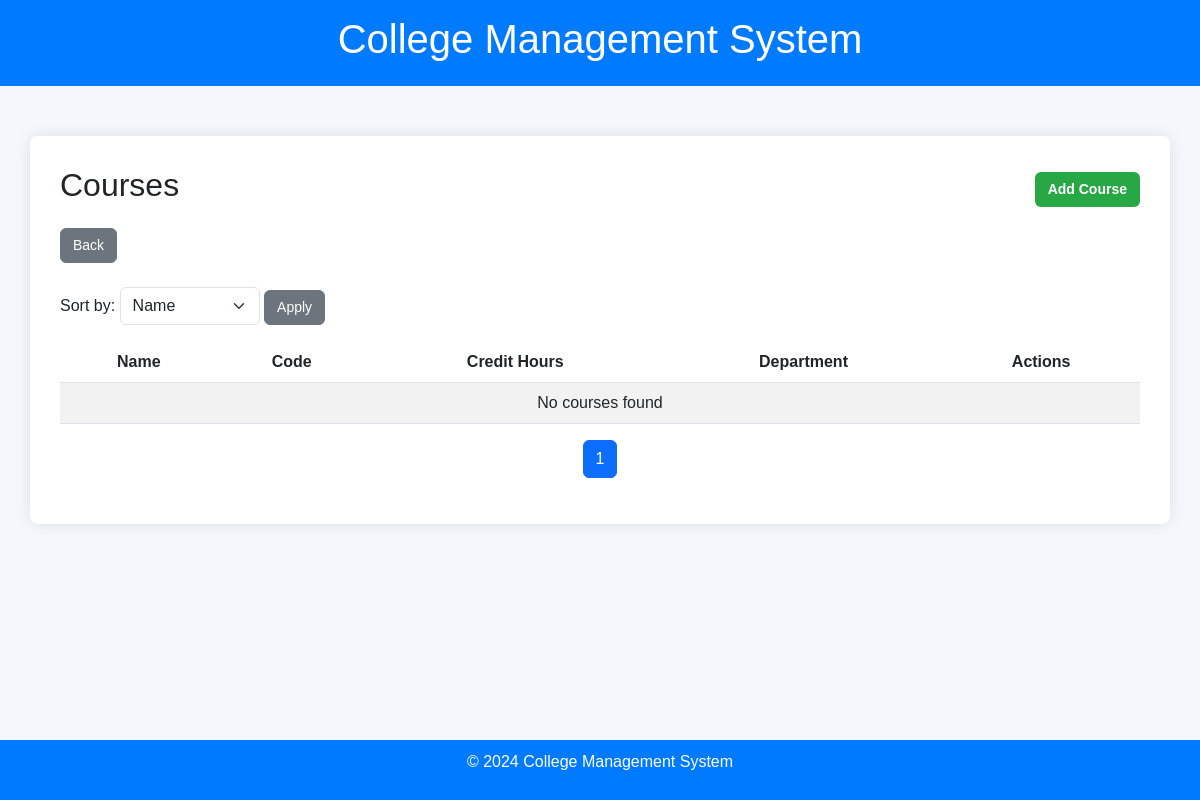
The page /courses/ (signed in) on the database as committed earlier.
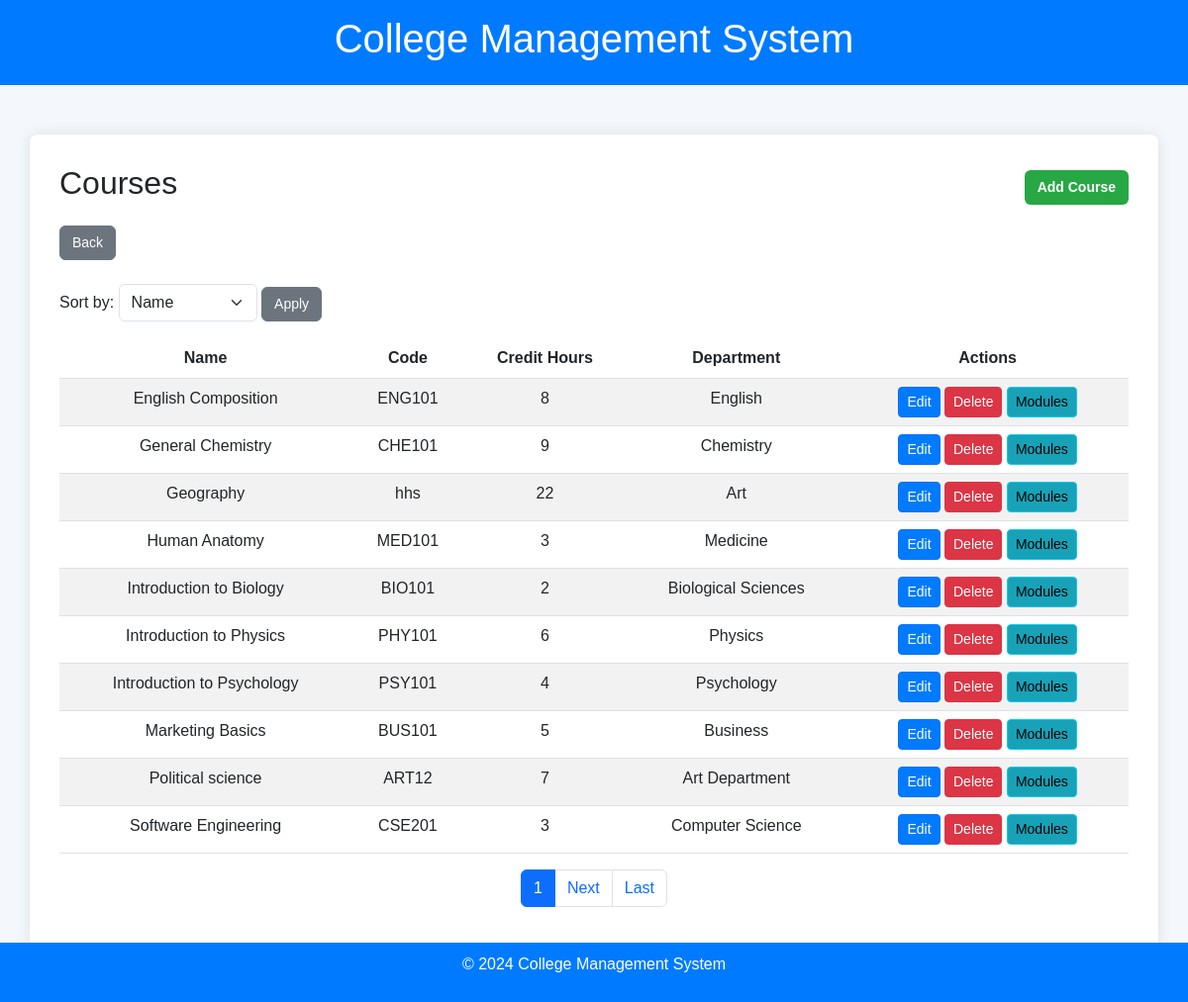
The same page on the database as committed later.
### core/models.py (models this page shows, shortened)
class Courses(models.Model):
    name = models.CharField(max_length=255)
    code = models.CharField(max_length=20, unique=True)
    description = models.TextField(blank=True)
    credit_hours = models.IntegerField()
    duration_weeks = models.IntegerField()
    department = models.CharField(max_length=100)  # Can be replaced with a ForeignKey to a Department model

### core/views.py (the view)
# urls.py: path('courses/', views.course_list, name='course_list'),
@staff_member_required
def course_list(request):
    department = apps.get_model('core', 'Department')
    search_query = request.GET.get('search', '')
    sort_field = request.GET.get('sort', 'name')  # Default sorting by name
    page_number = request.GET.get('page', 1)  # Default to the first page
    courses = Courses.objects.all()
    if search_query:
        courses = courses.filter(
            Q(name__icontains=search_query) |
            Q(code__icontains=search_query) |
            Q(department__name__icontains=search_query)  # Ensure department is a ForeignKey
        )
    valid_sort_fields = ['name', 'code', 'credit_hours', 'department__name']
    if sort_field in valid_sort_fields:
        courses = courses.order_by(sort_field)
    paginator = Paginator(courses, 10)
    courses_page = paginator.get_page(page_number)
    return render(request, 'courses/course_list.html', {
        'courses': courses_page,
        'search_query': search_query,
        'sort_field': sort_field,
    })

### core/templates/courses/course_list.html (shortened to what this page needs)
<!DOCTYPE html>
<html lang="en">
<head>
    <link href="https://cdn.jsdelivr.net/npm/bootstrap@5.3.0-alpha1/dist/css/bootstrap.min.css" rel="stylesheet">
</head>
<body>
    <header>
        <div class="container">
            <h1>College Management System</h1>
        </div>
    </header>
    <div class="container content-section">
        <div class="course-table">
            <div class="d-flex justify-content-between align-items-center mb-3">
                <h2 class="text-center">Courses</h2>
                <a href="{% url 'add_course' %}" class="btn add-course-btn">Add Course</a>
            </div>
            <div class="mb-3">
                <a href="javascript:history.back()" class="btn btn-secondary">Back</a>
            </div>
            <form method="GET" class="mb-3">
                <div class="mt-2">
                    <label for="sort" class="form-label">Sort by:</label>
                    <select name="sort" id="sort" class="form-select w-auto d-inline-block">
                        <option value="name" {% if request.GET.sort == "name" %}selected{% endif %}>Name</option>
                    </select>
                    <button type="submit" class="btn btn-secondary">Apply</button>
                </div>
            </form>
            <table class="table table-striped">
                <thead>
                    <tr>
                        <th>Name</th>
                        <th>Code</th>
                        <th>Credit Hours</th>
                        <th>Department</th>
                        <th>Actions</th>
                    </tr>
                </thead>
                <tbody>
                    {% for course in courses %}
                    <tr>
                        <td>{{ course.name }}</td>
                        <td>{{ course.code }}</td>
                        <td>{{ course.credit_hours }}</td>
                        <td>{{ course.department }}</td>
                        <td>
                            <a href="{% url 'edit_course' course.id %}" class="btn btn-primary btn-sm">Edit</a>
                            <a href="{% url 'delete_course' course.id %}" class="btn btn-danger btn-sm">Delete</a>
                            <a href="{% url 'module_list' course.id %}" class="btn btn-info btn-sm">Modules</a>
                        </td>
                    </tr>
                    {% empty %}
                    <tr>
                        <td colspan="5" class="text-center">No courses found</td>
                    </tr>
                    {% endfor %}
                </tbody>
            </table>
            <nav>
                <ul class="pagination">
                    <li class="page-item active">
                        <span class="page-link">{{ courses.number }}</span>
                    </li>
                    {% if courses.has_next %}
                    <li class="page-item">
                        <a class="page-link" href="?page={{ courses.next_page_number }}">Next</a>
                    </li>
                    <li class="page-item">
                        <a class="page-link" href="?page={{ courses.paginator.num_pages }}">Last</a>
                    </li>
                    {% endif %}
                </ul>
            </nav>
        </div>
    </div>
    <footer>
        <p>© 2024 College Management System</p>
    </footer>
</body>
</html>

### core/templates/courses/course_list.html (style rules this page uses)
body { font-family: 'Arial', sans-serif; background-color: #f4f7fc; }
header { background-color: #007bff; color: white; padding: 15px 0; text-align: center; }
footer { background-color: #007bff; color: white; padding: 10px 0; text-align: center; position: fixed; width: 100%; bottom: 0; }
.content-section { padding: 50px 0; }
.course-table { background-color: white; padding: 30px; border-radius: 8px; box-shadow: 0 0 15px rgba(0, 0, 0, 0.1); }
.course-table th, .course-table td { text-align: center; }
.course-table .btn { font-size: 14px; }
.add-course-btn { background-color: #28a745; color: white; font-weight: bold; }
.btn-primary { background-color: #007bff; }
.btn-danger { background-color: #dc3545; }
.btn-info { background-color: #17a2b8; }
.pagination { justify-content: center; }

Rows that differ between the two databases and show on the page:
added Courses: name "English Composition", code "ENG101", credit_hours "8", department "English"
added Courses: name "General Chemistry", code "CHE101", credit_hours "9", department "Chemistry"
added Courses: name "Geography", code "hhs", credit_hours "22", department "Art"
added Courses: name "Human Anatomy", code "MED101", credit_hours "3", department "Medicine"
added Courses: name "Introduction to Biology", code "BIO101", credit_hours "2", department "Biological Sciences"
added Courses: name "Introduction to Physics", code "PHY101", credit_hours "6", department "Physics"
added Courses: name "Introduction to Psychology", code "PSY101", credit_hours "4", department "Psychology"
added Courses: name "Marketing Basics", code "BUS101", credit_hours "5", department "Business"
added Courses: name "Political science", code "ART12", credit_hours "7", department "Art Department"
added Courses: name "Software Engineering", code "CSE201", credit_hours "3", department "Computer Science"
Other text that changed with them:
text no longer shown: "No courses found"
text now shown: "Next Last"
